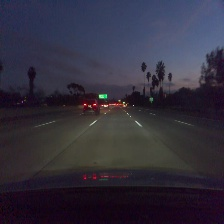
#> input picture labeled/0/00009.jpg, 224 x 224 px; its folder holds 4 pictures in this run
$ python get_flows.py
#> lines starting #> are read from the running program, lines starting #| are printed output that depends on the picture
### utils/opticalflow.py
import cv2
import numpy as np

def opticalFlowDense(image_current, image_next):
    """
    input: image_current, image_next (RGB images)

    calculates optical flow magnitude and angle and places it into HSV image
    * Set the saturation to the saturation value of image_next
    * Set the hue to the angles returned from computing the flow params
    * set the value to the magnitude returned from computing the flow params
    * Convert from HSV to RGB and return RGB image with same size as original image
    """
    # inputs to flow should be gray
    gray_current = cv2.cvtColor(image_current, cv2.COLOR_RGB2GRAY)
    gray_next = cv2.cvtColor(image_next, cv2.COLOR_RGB2GRAY)

    hsv = np.zeros(image_current.shape)
    #hsv[...,1] = cv2.cvtColor(image_next, cv2.COLOR_RGB2HSV)[:,:,1]
    hsv[...,1] = 255

    # Flow Parameters
    flow_mat = None
    image_scale = 0.5
    nb_images = 1
    win_size = 15
    nb_iterations = 3
    deg_expansion = 5
    STD = 1.2
    extra = 0

    # obtain dense optical flow paramters
    flow = cv2.calcOpticalFlowFarneback(gray_current, gray_next,
                                        flow_mat,
                                        image_scale,
                                        nb_images,
                                        win_size,
                                        nb_iterations,
                                        deg_expansion,
                                        STD,
                                        extra)


    # convert from cartesian to polar
    mag, ang = cv2.cartToPolar(flow[..., 0], flow[..., 1])

    # hue corresponds to direction
    hsv[...,0] = ang * (180/ np.pi / 2)

    # value corresponds to magnitude (velocity)
    hsv[...,2] = cv2.normalize(mag,None,0,255,cv2.NORM_MINMAX)

    # convert HSV to float32's
    hsv = np.asarray(hsv, dtype= np.float32)
    rgb_flow = cv2.cvtColor(hsv,cv2.COLOR_HSV2RGB)


    return rgb_flow

### get_flows.py
from utils.opticalflow import opticalFlowDense
import cv2
import os

def process_flows(src, dest):

#> called with src = 'labeled/0', dest = 'labeled/flows0'
    if not os.path.exists(dest):
        os.mkdir(dest)
    else:
        print('folder already exists')
        return

    template = 'flow_{0:05d}.jpg'

    paths = sorted([os.path.join(src, path) for path
                            in os.listdir(src) if path.endswith('.jpg')])
    prev = cv2.imread(paths.pop(0))
#> prev is the input picture: shape (224, 224, 3); mean B, G, R 60.6, 46.9, 50.5
    prev = cv2.cvtColor(prev, cv2.COLOR_BGR2RGB)
    count = 0
    for path in paths:
        nxt = cv2.imread(path)
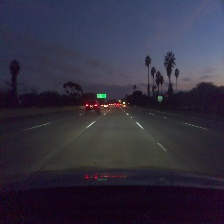
#> input picture labeled/0/00019.jpg, 224 x 224 px
#> nxt is the input picture: shape (224, 224, 3); mean B, G, R 63, 47.4, 50.6
        nxt = cv2.cvtColor(nxt, cv2.COLOR_BGR2RGB)
        flow = opticalFlowDense(prev, nxt)
#> in opticalFlowDense, `gray_next = cv2.cvtColor(image_next, cv2.COLOR_RGB2GRAY)`:
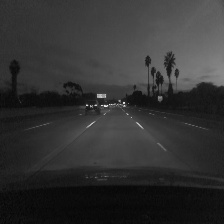
#> gray_next: shape (224, 224); min 4, max 242, mean 50.1
#> in opticalFlowDense, `mag, ang = cv2.cartToPolar(flow[..., 0], flow[..., 1])`:
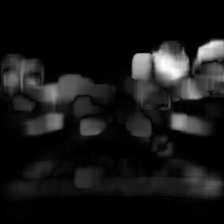
#> mag: shape (224, 224) float32; min 5.69e-06, max 10.72, mean 0.957; drawn with min black and max white
#> in opticalFlowDense, `mag, ang = cv2.cartToPolar(flow[..., 0], flow[..., 1])`:
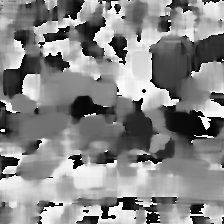
#> ang: shape (224, 224) float32; min 2.66e-06, max 6.28, mean 3.33; drawn with min black and max white
#> in opticalFlowDense, `hsv[...,2] = cv2.normalize(mag,None,0,255,cv2.NORM_MINMAX)`:
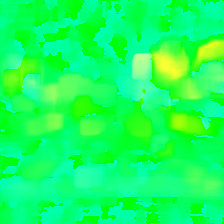
#> hsv: shape (224, 224, 3) float64; mean of channels 0, 1, 2 95.3, 255, 22.8; drawn with min black and max white
#> in opticalFlowDense, `rgb_flow = cv2.cvtColor(hsv,cv2.COLOR_HSV2RGB)`:
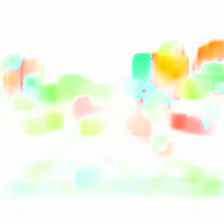
#> rgb_flow: shape (224, 224, 3) float32; mean R, G, B -2450.1, -1048.8, -5041.1; drawn with min black and max white
        cv2.imwrite(os.path.join(dest, template.format(count)), flow)
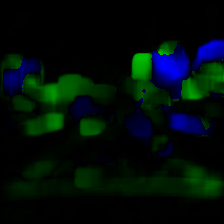
#> saved as flow_00000.jpg: shape (224, 224, 3); mean B, G, R 9.1, 13.6, 0
        prev = nxt
        count += 1
#> pass 2 of the loop in process_flows, `for path in paths:`:
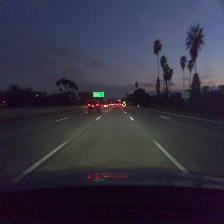
#> input picture labeled/0/00034.jpg, 224 x 224 px
#> in process_flows, nxt is the input picture: shape (224, 224, 3); mean B, G, R 65.7, 50.1, 52.6
#> in opticalFlowDense (call 2), `rgb_flow = cv2.cvtColor(hsv,cv2.COLOR_HSV2RGB)`:
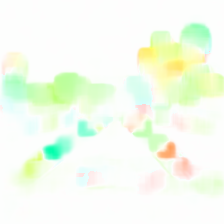
#> rgb_flow: shape (224, 224, 3) float32; mean R, G, B -2365.3, -291.6, -4055.8; drawn with min black and max white
#> in process_flows, `cv2.imwrite(os.path.join(dest, template.format(count)), flow)`:
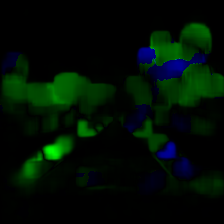
#> saved as flow_00001.jpg: shape (224, 224, 3); mean B, G, R 3.5, 15, 0
#> pass 3 of the loop in process_flows, `for path in paths:`:
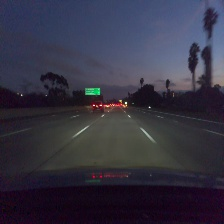
#> input picture labeled/0/00059.jpg, 224 x 224 px
#> in process_flows, nxt is the input picture: shape (224, 224, 3); mean B, G, R 66.6, 51.2, 53.2
#> in opticalFlowDense (call 3), `rgb_flow = cv2.cvtColor(hsv,cv2.COLOR_HSV2RGB)`:
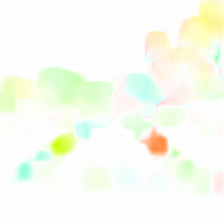
#> rgb_flow: shape (224, 224, 3) float32; mean R, G, B -1385.6, -418.6, -3300.6; drawn with min black and max white
#> in process_flows, `cv2.imwrite(os.path.join(dest, template.format(count)), flow)`:
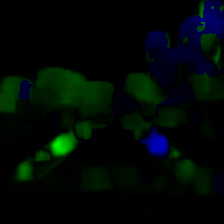
#> saved as flow_00002.jpg: shape (224, 224, 3); mean B, G, R 5.1, 9.5, 0

if __name__=="__main__":
    process_flows('labeled/0', 'labeled/flows0')
    print('all done')
